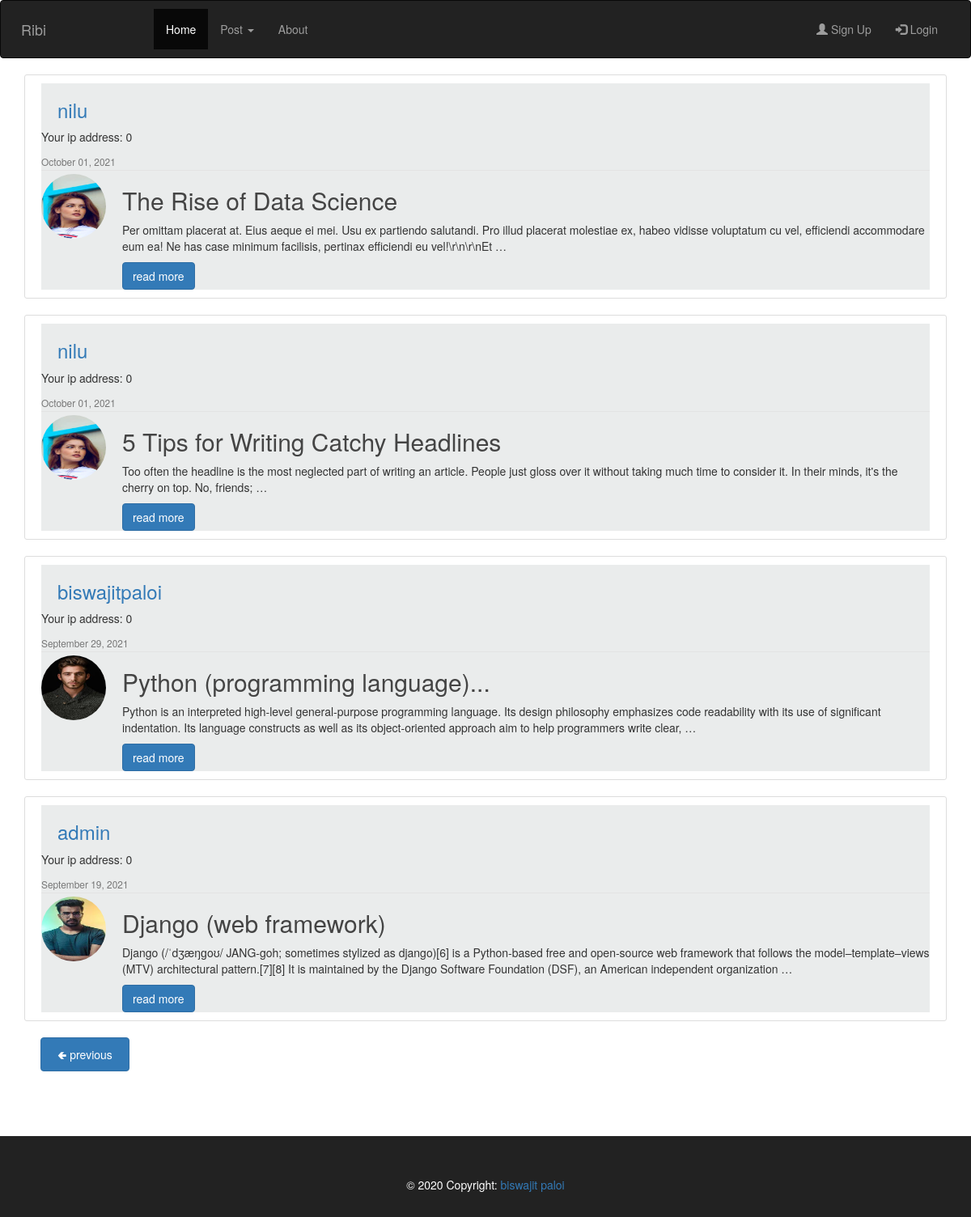
/?page=3, run on the app's committed database.
### blog/models.py (models this page shows, shortened)
class Post(models.Model):
    title = models.CharField(max_length=100,help_text="enter within 100 charecter")
    content = models.TextField()
    date_posted = models.DateTimeField(default=timezone.now)
    author = models.ForeignKey(User, on_delete=models.CASCADE)

### users/models.py (models this page shows, shortened)
class Profile(models.Model):
    MALE = 'M'
    FEMALE = 'F'
    Gender = [
        (MALE, 'Male'),
        (FEMALE, 'Female'),
    ]
    user = models.OneToOneField(User, on_delete=models.CASCADE)
    gender = models.CharField(max_length=6, choices=Gender, default='')
    image = models.ImageField(default='default_male.jpg', upload_to = 'profile_pics')

### blog/views.py (the view)
# urls.py: path('', PostListView.as_view(), name='home'),
class PostListView(ListView):
    model = Post
    template_name = 'blog/home.html'  # <app>/<model>_<viewtype>.html
    context_object_name = 'posts'
    paginate_by = 4
    paginate_orphans = 1
    ordering = ['-date_posted']
    def get_context_data(self, *args, **kwargs):
        try:
            context = super(PostListView, self).get_context_data(
                *args, **kwargs)
            context['ip'] = self.request.session.get('ip', 0)
            return context
        except Http404:
            self.kwargs['page'] = 1
            return super(PostListView, self).get_context_data(*args, **kwargs)

### blog/templates/blog/home.html (shortened to what this page needs)
{% extends "blog/base.html" %}
{% block content %}
    {% for post in posts %}
    <article class="media content-section">
    <div style="background-color: rgb(234, 236, 236);" class="media-body fa-border ">
      <div class="article-metadata">
        <h3 ><a style="padding:20px;"  href="{% url 'profile' %}">{{ post.author }}</a></h3>
        <p>Your ip address: {{ip}}</p>
        <small  class="text-muted">{{ post.date_posted|date:"F d, Y" }}</small>
      </div>
        <img style="height: 80px; width: 80px; float: left;" class=" img-circle account-img " src="{{ post.author.profile.image.url }}">
      <h2><a class="article-title" href="{% url 'post-detail' post.id %}">{{ post.title }}</a></h2>
      <p style="padding-left: 100px;" class="article-content ">{{ post.content|truncatewords:"35"|linebreaks }}</p>
      <a style="margin-left: 100px;" class=" btn btn-primary"  href="{% url 'post-detail' post.id %}">read more</a>
    </div>
  </article>
    {% endfor %}
      {%if is_paginated %}
         {%if page_obj.has_previous %}
          <a style="margin-left: 20px; padding: 10px 20px;" class=" btn btn-primary" href="?page={{page_obj.previous_page_number}}"> 🢀{{page_obj.num_pages}} previous</a>
         {% endif %}
       {% endif %}
{% endblock content %}

### blog/static/blog/style.css (style rules this page uses)
h1, h2, h3, h4, h5, h6 { color: #444444; }
.content-section { background: #ffffff; padding: 10px 20px; border: 1px solid #dddddd; border-radius: 3px; margin-bottom: 20px; }
.article-title { color: #444444; }
.article-content { white-space: pre-line; }
.article-metadata { padding-bottom: 1px; margin-bottom: 4px; border-bottom: 1px solid #e3e3e3 }
.account-img { height: 125px; width: 125px; margin-right: 20px; margin-bottom: 16px; }

### data on the page
Post: author "nilu", ip "0", date_posted "October 01, 2021", author.profile.image (picture), title "The Rise of Data Science", content "Per omittam placerat at. Eius aeque ei mei. Usu ex partiendo salutandi. Pro illud placerat molestiae ex, habeo vidisse voluptatum cu vel, efficiendi accommodare eum ea! Ne has case minimum facilisis, pertinax efficiendi eu vel!\\r\\n\\r\\nEt …"
Post: author "nilu", ip "0", date_posted "October 01, 2021", author.profile.image (picture), title "5 Tips for Writing Catchy Headlines", content "Too often the headline is the most neglected part of writing an article. People just gloss over it without taking much time to consider it. In their minds, it's the cherry on top. No, friends; …"
Post: author "biswajitpaloi", ip "0", date_posted "September 29, 2021", author.profile.image (picture), title "Python (programming language)...", content "Python is an interpreted high-level general-purpose programming language. Its design philosophy emphasizes code readability with its use of significant indentation. Its language constructs as well as its object-oriented approach aim to help programmers write clear, …"
Post: author "admin", ip "0", date_posted "September 19, 2021", author.profile.image (picture), title "Django (web framework)", content "Django (/ˈdʒæŋɡoʊ/ JANG-goh; sometimes stylized as django)[6] is a Python-based free and open-source web framework that follows the model–template–views (MTV) architectural pattern.[7][8] It is maintained by the Django Software Foundation (DSF), an American independent organization …"
